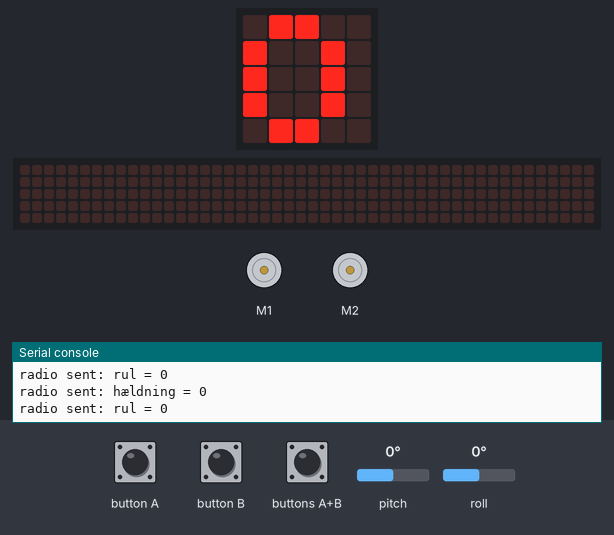
Bench run of a program on a simulated BBC micro:bit (MakeCode). Shown: the board's 5×5 LED display, 2 × DC motor (green arrow = forward, orange = backward, longer = faster), a strip that is not on the board, showing the scrolling text unrolled, the last lines printed to the serial console. The inputs (shaded band) are chosen by the test bench; at power-on: pitch 0°, roll 0°. No radio messages arrive unless stated (any console line starting 'radio sent:' is added by the test bench); the 48×5 strip is a reading aid, not a part: it shows the text the display is scrolling, unrolled, one strip-width of it at a time.

Above: at 1.8 s.
1.9 s: pitch set to -172°
At 2.22 s:
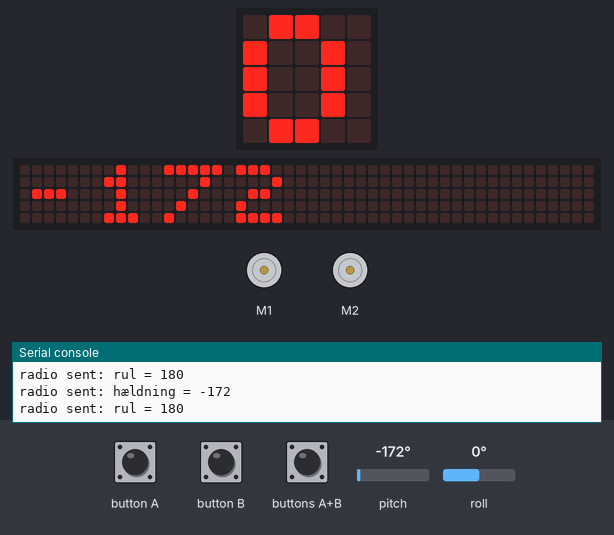
4.0 s: buttons A+B pressed for 0.15 s
4.7 s: pitch set to 0°
At 7.6 s:
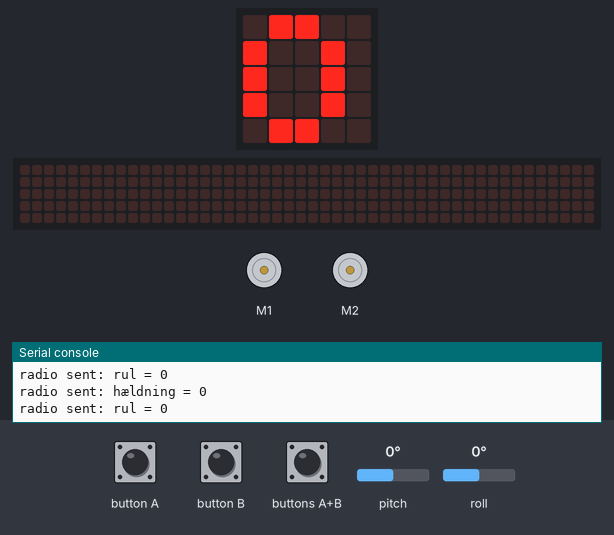
7.7 s: pitch set to -90°
At 8.24 s:
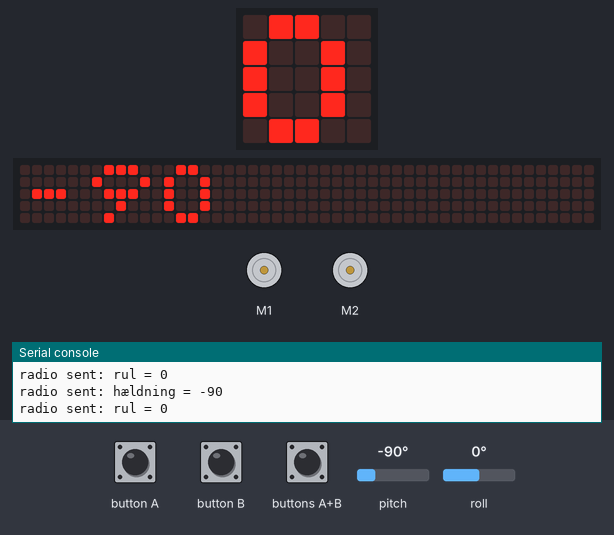
9.6 s: buttons A+B pressed for 1 s
At 12.3 s:
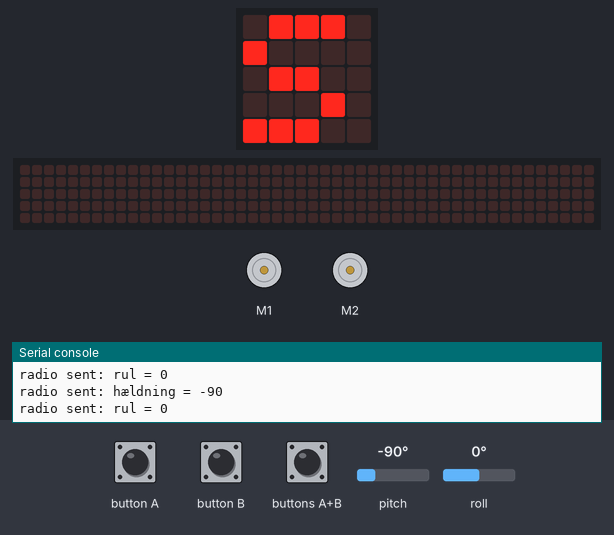

The program:

main.ts
```typescript
input.onButtonPressed(Button.AB, function () {
    radio.sendString("S")
    basic.showString("S")
})
radio.onReceivedValue(function (name, value) {
    if (name == "hældning") {
        hældning = value
    }
    if (name == "rul") {
        rul = value
    }
})
let rws = 0
let lws = 0
let rul = 0
let hældning = 0
radio.setGroup(88)
basic.showIcon(IconNames.Yes)
basic.forever(function () {
    radio.sendValue("hældning", input.rotation(Rotation.Pitch))
    radio.sendValue("rul", input.rotation(Rotation.Roll))
})
basic.forever(function () {
    basic.showNumber(input.rotation(Rotation.Pitch))
    lws = Math.constrain(0 - input.rotation(Rotation.Pitch) + input.rotation(Rotation.Roll), -100, 100)
    rws = Math.constrain(0 - input.rotation(Rotation.Pitch) - input.rotation(Rotation.Roll), -100, 100)
    rws = 0
    lws = 0
    cuteBot.motors(lws, rws)
})
```

test.ts
```typescript
// test ender her, dette bliver ikke kompileret, når denne pakke bruges som en udvidelse.
```

Measured:
- after the input at 1.9 s, the display: changes after 0.25 s (image 1)
- after the input at 4.7 s, the display: first differs from a run without the input after 2.7 s (image 2)
- after the input at 7.7 s, the display: changes after 0.47 s (image 3)
- after the input at 9.6 s, the display: first differs from a run without the input after 2.2 s (image 4)
- what the display in image 4 shows lasts 0.7 s, from 11.8 s to 12.5 s
